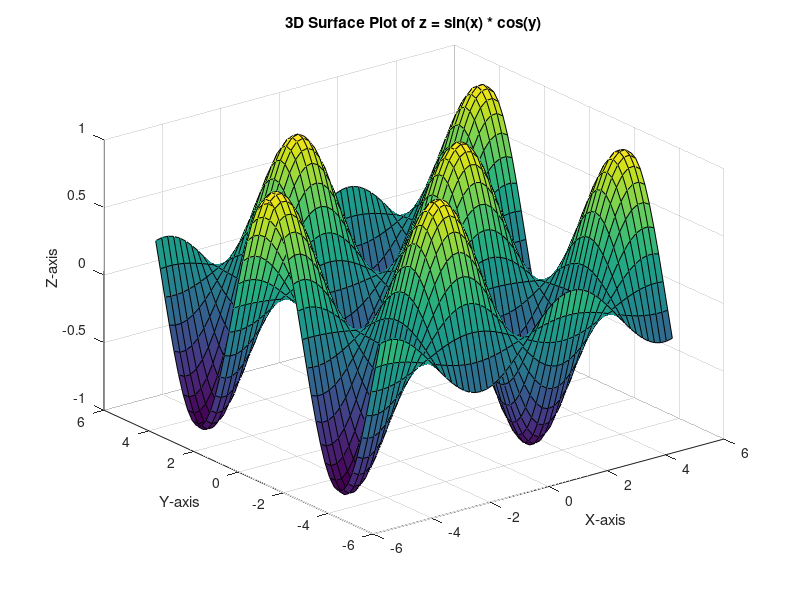

Source code (MATLAB):
[x, y] = meshgrid(linspace(-5, 5, 50), linspace(-5, 5, 50));

% Define z as a function of x and y
z = sin(x) .* cos(y);

% Create the surface plot
surf(x, y, z);

% Labels and title
xlabel('X-axis');
ylabel('Y-axis');
zlabel('Z-axis');
title('3D Surface Plot of z = sin(x) * cos(y)');
disp("change in visual stodion code")